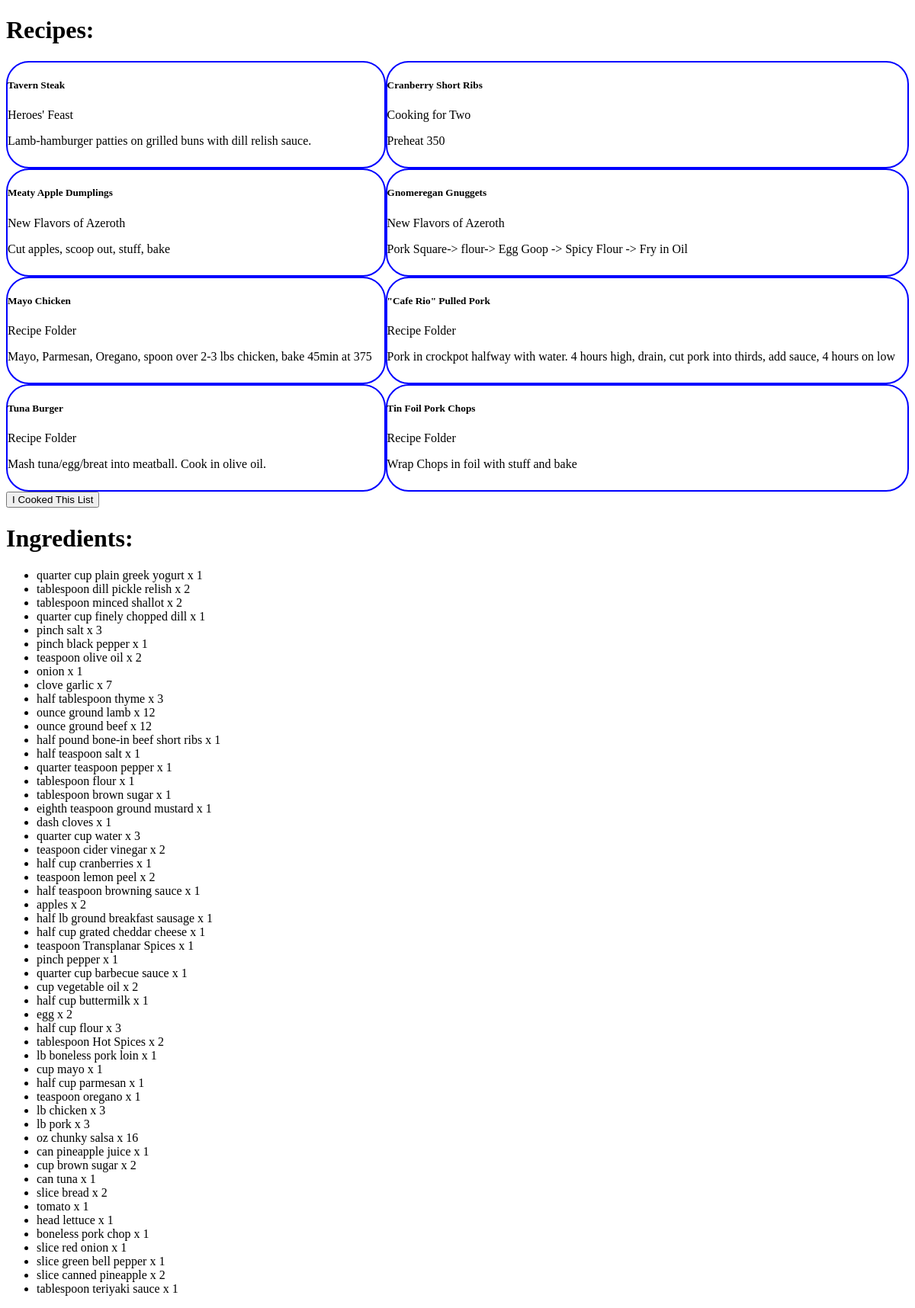
The page / on the database its author committed.
### recipes/models.py (models this page shows, shortened)
class Recipe(models.Model):
    title = models.CharField(max_length=100)
    cookbook = models.TextField()
    instructions = models.TextField()
    ingredients = models.JSONField()
    preference_priority = models.IntegerField(default = 3)
    queue_value = models.IntegerField(default = 0)

### recipes/views.py (the view)
# urls.py: 2. Add a URL to urlpatterns:  path('', views.home, name='home')
def home(request):
    ingredient_counter = Counter()
    recipes = models.Recipe.objects.filter(queue_value__lte = 0)[:14]
    for recipe in recipes:
        ingredient_counter.update(recipe.ingredients)
    if request.method == 'POST':
        requeue(recipes= recipes)
        print('update')
        models.Recipe.objects.update(queue_value = F('queue_value') - 1)
        context = {
        'recipes': recipes,
        'ingredient_list': ingredient_counter.items()
        }
        return render(request, 'recipes/meal_plan.html', context)
    else:
        context = {
        'recipes': recipes,
        'ingredient_list': ingredient_counter.items()
        }
        return render(request, 'recipes/meal_plan.html', context)

### recipes/templates/recipes/meal_plan.html (shortened to what this page needs)
{% extends "recipes/base.html" %}
{% block content %}
<h1>Recipes:</h1>
<div class="recipe-cards">
    {% for recipe in recipes %}
    <div class="card-body">
        <h5 class="card-title">{{ recipe.title }}</h5>
        <p>{{recipe.cookbook}}</p>
        <p class="card-text">{{recipe.instructions}}</p>
    </div>
    {% endfor %}
</div>
<form action="" method="POST">{% csrf_token %}
    <input type="submit" name="I Cooked This List" value="I Cooked This List" />
</form>
<h1>Ingredients:</h1>
<ul>
    {% for key, value in ingredient_list %}
    <li>{{key}} x {{value}}</li>
    {% endfor %}
</ul>
{% endblock content %}

### recipes/templates/recipes/base.html (shortened to what this page needs)
{% load static %}
<!DOCTYPE html>
<html lang="en">
  <head>
    <link rel="stylesheet" href="{% static 'recipes/style.css' %}">
  </head>
  <body>
    {% block content %} {% endblock %}
  </body>
</html>

### recipes/static/recipes/style.css (style rules this page uses)
.recipe-cards { display: grid; grid-template-columns: auto auto; grid-template-rows: repeat(7, auto); }
.card-body { border: solid; border-color: blue; border-width: 2px; border-radius: 30px; }

### rows shown on the page
Recipe: title "Tavern Steak", cookbook "Heroes' Feast", instructions "Lamb-hamburger patties on grilled buns with dill relish sauce."
Recipe: title "Cranberry Short Ribs", cookbook "Cooking for Two", instructions "Preheat 350"
Recipe: title "Meaty Apple Dumplings", cookbook "New Flavors of Azeroth", instructions "Cut apples, scoop out, stuff, bake"
Recipe: title "Gnomeregan Gnuggets", cookbook "New Flavors of Azeroth", instructions "Pork Square-> flour-> Egg Goop -> Spicy Flour -> Fry in Oil"
Recipe: title "Mayo Chicken", cookbook "Recipe Folder", instructions "Mayo, Parmesan, Oregano, spoon over 2-3 lbs chicken, bake 45min at 375"
Recipe: title "\"Cafe Rio\" Pulled Pork", cookbook "Recipe Folder", instructions "Pork in crockpot halfway with water. 4 hours high, drain, cut pork into thirds, add sauce, 4 hours on low"
Recipe: title "Tuna Burger", cookbook "Recipe Folder", instructions "Mash tuna/egg/breat into meatball. Cook in olive oil."
Recipe: title "Tin Foil Pork Chops", cookbook "Recipe Folder", instructions "Wrap Chops in foil with stuff and bake"

### other values the page prints
{{ key }} "quarter cup plain greek yogurt" "tablespoon dill pickle relish" "tablespoon minced shallot" "quarter cup finely chopped dill" "pinch salt" "pinch black pepper" "teaspoon olive oil" "onion" "clove garlic" "half tablespoon thyme" "ounce ground lamb" "ounce ground beef" "half pound bone-in beef short ribs" "half teaspoon salt" "quarter teaspoon pepper" "tablespoon flour" "tablespoon brown sugar" "eighth teaspoon ground mustard" "dash cloves" "quarter cup water" "teaspoon cider vinegar" "half cup cranberries" "teaspoon lemon peel" "half teaspoon browning sauce" "apples" "half lb ground breakfast sausage" "half cup grated cheddar cheese" "teaspoon Transplanar Spices" "pinch pepper" "quarter cup barbecue sauce" "cup vegetable oil" "half cup buttermilk" "egg" "half cup flour" "tablespoon Hot Spices" "lb boneless pork loin" "cup mayo" "half cup parmesan" "teaspoon oregano" "lb chicken" "lb pork" "oz chunky salsa" "can pineapple juice" "cup brown sugar" "can tuna" "slice bread" "tomato" "head lettuce" "boneless pork chop" "slice red onion" "slice green bell pepper" "slice canned pineapple" "tablespoon teriyaki sauce"
{{ value }} "1" "2" "2" "1" "3" "1" "2" "1" "7" "3" "12" "12" "1" "1" "1" "1" "1" "1" "1" "3" "2" "1" "2" "1" "2" "1" "1" "1" "1" "1" "2" "1" "2" "3" "2" "1" "1" "1" "1" "3" "3" "16" "1" "2" "1" "2" "1" "1" "1" "1" "1" "2" "1"
